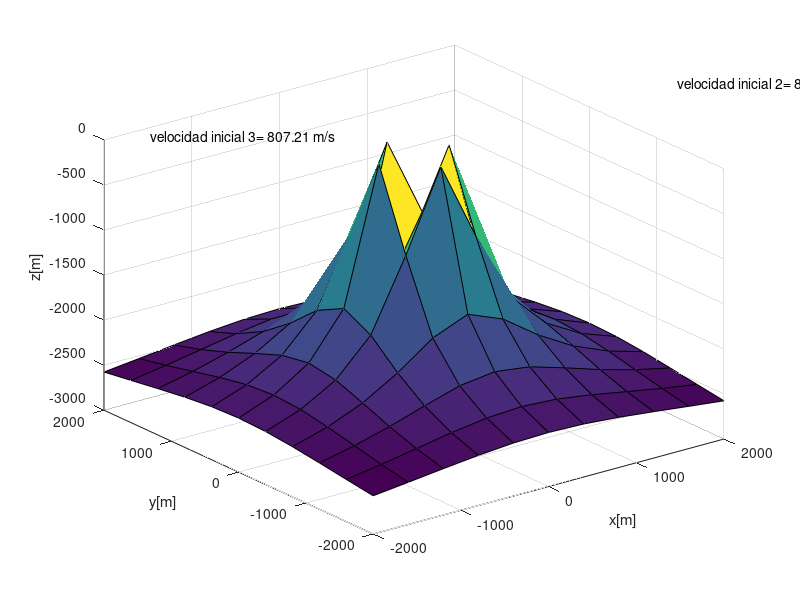

Reproduce this figure in MATLAB. (Note: this script raises an error after producing the figure.)
close all
clear variables
clc

%-------------Parametros
%condicionales de la grafica
for i = 1:3
    theta(i) = 30 + rand(1)*40;
    vi(i) = 800 + rand(1)*13;%m/s
    vx(i,1) = vi(i)*cosd(theta(i));
    vy(i,1) = vi(i)*sind(theta(i));
    x_main(i,1) = 0;
    y_main(i,1) = 0;
end
%constantes de grafica
g = -9.8; %m/s^2
m = 1; %kg
b = 0; %kg/s maybe

%--------------------tiempo
ti = 0;
%tf = (((2.*vi(i)) .* sind(theta))/ abs(g))+sqrt((2.*y(i,1))/abs(g)); %tiempo final
tf = 120; %TIEMPO
N = 200;
dt = (tf-ti)/N;
t_alt = ti:dt:tf;

%-----------------Format
title("Motor de movimiento");

%--------------------------
%eje de las x  y
[x,y] = meshgrid(-2000:400:2000);

%hacer Dinamico
%z = sin(sqrt(x.^2+y.^2)) ./ sqrt(x.^2+y.^2);
z = 1200000 ./ sqrt((x).^2+(y).^2);

surf(x,y,(z-3000))

figure(1)
xlabel('x[m]');
ylabel('y[m]');
zlabel('z[m]');
hold on

%----------------------figure data


%velocidades
text_vxi=sprintf("velocidad incial 1= %.2f m/s", vi(1));
w2=text(1000,3000,1000, text_vxi);

text_vxi=sprintf("velocidad inicial 2= %.2f m/s", vi(2));
w3=text(3000,0, 0, text_vxi);

text_vxi=sprintf("velocidad inicial 3= %.2f m/s", vi(3));
w4=text(-3000,0, 1000, text_vxi);


t(1) = ti;

hitGroundTracker = zeros(3);

%main engine
for n = 0:N
    %if all(hitGroundTracker) == true
    %    break
    %end
    t(n+2) = t(n+1) + dt;
    %ground hit tracker
    for i = 1:3
        %if hitGroundTracker(i)
            %continue
        %end
        %----------------main source
        vx(i,n+2) = vx(i,n+1)*(1-b*dt/m);
        vy(i,n+2) = vy(i,n+1)*(1-b*dt/m)+g*dt;
        x_main(i,n+2) = x_main(i,n+1) +vx(i,n+1)*dt;
        y_main(i,n+2) = y_main(i,n+1) +vy(i,n+1)*dt;
        %----------------x,y max
        x_max(i) = (vi(i)^2*sind(2*theta(i))/abs(g)) + x(i,1) + vx(i,1) * abs(sqrt(2*y(i,1))/g);
        y_max(i) = (vi(i)^2*(sind(theta(i)))^2/abs(2*g))+y(i,1);
        %------------MAIN PLOT
        xplot(i) = x_main(i,n+2);
        yplot(i) = y_main(i,n+2);
        %-----------------conditional ground hit tracker
        if y_main(i,n+2) <= 0
            hitGroundTracker(i) = true;
        end
        %------------------print x,y max
    
        
    end
    text_ymax(1)=sprintf("ymax = %dm",y_max(1));
    height(1)=text(x_max(1)/2,0,y_max(1),text_ymax(1));
    text_ymax(2)=sprintf("ymax = %dm",y_max(2));
    height(2)=text(x_max(2)/2,0,y_max(2),text_ymax(2));
    text_ymax(3)=sprintf("ymax = %dm",y_max(3));
    height(3)=text((x_max(3)/2)*-1,0,y_max(3),text_ymax(3));
    pause(0.1)
    
    text_xmax(1)=sprintf("xmax = %dm",x_max(1));
    height(1)=text(x_max(1),0,0,text_ymax(1));
    text_ymax(1)=sprintf("ymax = %dm",y_max(1));
    height(1)=text(x_max(1),0,0,text_ymax(1));
    text_ymax(1)=sprintf("ymax = %dm",y_max(1));
    height(1)=text(x_max(1)*-1,0,0,text_ymax(1));

    %------------PLOT
    plot3(xplot(1)*-1,0,yplot(1),"o");
    plot3(xplot(2),0,yplot(2),"o");
    plot3(xplot(3),0,yplot(3),"o");
end 
view(0,0)


